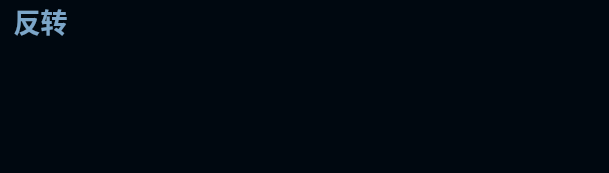
<?xml version="1.0" encoding="UTF-8"?>
<ui version="4.0">
 <class>HpSebiao</class>
 <widget class="QWidget" name="HpSebiao">
  <property name="geometry">
   <rect>
    <x>0</x>
    <y>0</y>
    <width>609</width>
    <height>173</height>
   </rect>
  </property>
  <property name="windowTitle">
   <string>Form</string>
  </property>
  <property name="styleSheet">
   <string notr="true">background-color: rgb(0, 8, 16);</string>
  </property>
  <widget class="QFrame" name="frame_2">
   <property name="geometry">
    <rect>
     <x>0</x>
     <y>40</y>
     <width>609</width>
     <height>133</height>
    </rect>
   </property>
   <property name="styleSheet">
    <string notr="true">background-image:url(:/res/res/sebiao_bg.png);</string>
   </property>
   <property name="frameShape">
    <enum>QFrame::NoFrame</enum>
   </property>
   <property name="frameShadow">
    <enum>QFrame::Raised</enum>
   </property>
   <widget class="QToolButton" name="toolButton_sb01">
    <property name="geometry">
     <rect>
      <x>0</x>
      <y>0</y>
      <width>65</width>
      <height>65</height>
     </rect>
    </property>
    <property name="styleSheet">
     <string notr="true">QToolButton {
border-image:url(:/res/res/sebiao01_n.png);
}  

QToolButton:checked{
border-image:url(:/res/res/sebiao01_s.png);
}</string>
    </property>
    <property name="text">
     <string/>
    </property>
    <property name="checkable">
     <bool>true</bool>
    </property>
    <property name="autoRaise">
     <bool>true</bool>
    </property>
    <attribute name="buttonGroup">
     <string notr="true">buttonGroup</string>
    </attribute>
   </widget>
   <widget class="QToolButton" name="toolButton_sb12">
    <property name="geometry">
     <rect>
      <x>68</x>
      <y>0</y>
      <width>65</width>
      <height>65</height>
     </rect>
    </property>
    <property name="styleSheet">
     <string notr="true">QToolButton {
border-image:url(:/res/res/sebiao02_n.png);
}  

QToolButton:checked{
border-image:url(:/res/res/sebiao02_s.png);
}</string>
    </property>
    <property name="text">
     <string/>
    </property>
    <property name="checkable">
     <bool>true</bool>
    </property>
    <property name="autoRaise">
     <bool>true</bool>
    </property>
    <attribute name="buttonGroup">
     <string notr="true">buttonGroup</string>
    </attribute>
   </widget>
   <widget class="QToolButton" name="toolButton_sb11">
    <property name="geometry">
     <rect>
      <x>136</x>
      <y>0</y>
      <width>65</width>
      <height>65</height>
     </rect>
    </property>
    <property name="styleSheet">
     <string notr="true">QToolButton {
border-image:url(:/res/res/sebiao03_n.png);
}  

QToolButton:checked{
border-image:url(:/res/res/sebiao03_s.png);
}</string>
    </property>
    <property name="text">
     <string/>
    </property>
    <property name="checkable">
     <bool>true</bool>
    </property>
    <property name="autoRaise">
     <bool>true</bool>
    </property>
    <attribute name="buttonGroup">
     <string notr="true">buttonGroup</string>
    </attribute>
   </widget>
   <widget class="QToolButton" name="toolButton_sb10">
    <property name="geometry">
     <rect>
      <x>204</x>
      <y>0</y>
      <width>65</width>
      <height>65</height>
     </rect>
    </property>
    <property name="styleSheet">
     <string notr="true">QToolButton {
border-image:url(:/res/res/sebiao04_n.png);
}  

QToolButton:checked{
border-image:url(:/res/res/sebiao04_s.png);
}</string>
    </property>
    <property name="text">
     <string/>
    </property>
    <property name="checkable">
     <bool>true</bool>
    </property>
    <property name="autoRaise">
     <bool>true</bool>
    </property>
    <attribute name="buttonGroup">
     <string notr="true">buttonGroup</string>
    </attribute>
   </widget>
   <widget class="QToolButton" name="toolButton_sb09">
    <property name="geometry">
     <rect>
      <x>272</x>
      <y>0</y>
      <width>65</width>
      <height>65</height>
     </rect>
    </property>
    <property name="styleSheet">
     <string notr="true">QToolButton {
border-image:url(:/res/res/sebiao05_n.png);
}  

QToolButton:checked{
border-image:url(:/res/res/sebiao05_s.png);
}</string>
    </property>
    <property name="text">
     <string/>
    </property>
    <property name="checkable">
     <bool>true</bool>
    </property>
    <property name="autoRaise">
     <bool>true</bool>
    </property>
    <attribute name="buttonGroup">
     <string notr="true">buttonGroup</string>
    </attribute>
   </widget>
   <widget class="QToolButton" name="toolButton_sb08">
    <property name="geometry">
     <rect>
      <x>340</x>
      <y>0</y>
      <width>65</width>
      <height>65</height>
     </rect>
    </property>
    <property name="styleSheet">
     <string notr="true">QToolButton {
border-image:url(:/res/res/sebiao06_n.png);
}  

QToolButton:checked{
border-image:url(:/res/res/sebiao06_s.png);
}</string>
    </property>
    <property name="text">
     <string/>
    </property>
    <property name="checkable">
     <bool>true</bool>
    </property>
    <property name="autoRaise">
     <bool>true</bool>
    </property>
    <attribute name="buttonGroup">
     <string notr="true">buttonGroup</string>
    </attribute>
   </widget>
   <widget class="QToolButton" name="toolButton_sb07">
    <property name="geometry">
     <rect>
      <x>408</x>
      <y>0</y>
      <width>65</width>
      <height>65</height>
     </rect>
    </property>
    <property name="styleSheet">
     <string notr="true">QToolButton {
border-image:url(:/res/res/sebiao07_n.png);
}  

QToolButton:checked{
border-image:url(:/res/res/sebiao07_s.png);
}</string>
    </property>
    <property name="text">
     <string/>
    </property>
    <property name="checkable">
     <bool>true</bool>
    </property>
    <property name="autoRaise">
     <bool>true</bool>
    </property>
    <attribute name="buttonGroup">
     <string notr="true">buttonGroup</string>
    </attribute>
   </widget>
   <widget class="QToolButton" name="toolButton_sb06">
    <property name="geometry">
     <rect>
      <x>476</x>
      <y>0</y>
      <width>65</width>
      <height>65</height>
     </rect>
    </property>
    <property name="styleSheet">
     <string notr="true">QToolButton {
border-image:url(:/res/res/sebiao08_n.png);
}  

QToolButton:checked{
border-image:url(:/res/res/sebiao08_s.png);
}</string>
    </property>
    <property name="text">
     <string/>
    </property>
    <property name="checkable">
     <bool>true</bool>
    </property>
    <property name="autoRaise">
     <bool>true</bool>
    </property>
    <attribute name="buttonGroup">
     <string notr="true">buttonGroup</string>
    </attribute>
   </widget>
   <widget class="QToolButton" name="toolButton_sb05">
    <property name="geometry">
     <rect>
      <x>544</x>
      <y>0</y>
      <width>65</width>
      <height>65</height>
     </rect>
    </property>
    <property name="styleSheet">
     <string notr="true">QToolButton {
border-image:url(:/res/res/sebiao09_n.png);
}  

QToolButton:checked{
border-image:url(:/res/res/sebiao09_s.png);
}</string>
    </property>
    <property name="text">
     <string/>
    </property>
    <property name="checkable">
     <bool>true</bool>
    </property>
    <property name="autoRaise">
     <bool>true</bool>
    </property>
    <attribute name="buttonGroup">
     <string notr="true">buttonGroup</string>
    </attribute>
   </widget>
   <widget class="QToolButton" name="toolButton_sb04">
    <property name="geometry">
     <rect>
      <x>0</x>
      <y>68</y>
      <width>65</width>
      <height>65</height>
     </rect>
    </property>
    <property name="styleSheet">
     <string notr="true">QToolButton {
border-image:url(:/res/res/sebiao10_n.png);
}  

QToolButton:checked{
border-image:url(:/res/res/sebiao10_s.png);
}</string>
    </property>
    <property name="text">
     <string/>
    </property>
    <property name="checkable">
     <bool>true</bool>
    </property>
    <property name="autoRaise">
     <bool>true</bool>
    </property>
    <attribute name="buttonGroup">
     <string notr="true">buttonGroup</string>
    </attribute>
   </widget>
   <widget class="QToolButton" name="toolButton_sb03">
    <property name="geometry">
     <rect>
      <x>68</x>
      <y>68</y>
      <width>65</width>
      <height>65</height>
     </rect>
    </property>
    <property name="styleSheet">
     <string notr="true">QToolButton {
border-image:url(:/res/res/sebiao11_n.png);
}  

QToolButton:checked{
border-image:url(:/res/res/sebiao11_s.png);
}</string>
    </property>
    <property name="text">
     <string/>
    </property>
    <property name="checkable">
     <bool>true</bool>
    </property>
    <property name="autoRaise">
     <bool>true</bool>
    </property>
    <attribute name="buttonGroup">
     <string notr="true">buttonGroup</string>
    </attribute>
   </widget>
   <widget class="QToolButton" name="toolButton_sb02">
    <property name="geometry">
     <rect>
      <x>136</x>
      <y>68</y>
      <width>65</width>
      <height>65</height>
     </rect>
    </property>
    <property name="styleSheet">
     <string notr="true">QToolButton {
border-image:url(:/res/res/sebiao12_n.png);
}  

QToolButton:checked{
border-image:url(:/res/res/sebiao12_s.png);
}</string>
    </property>
    <property name="text">
     <string/>
    </property>
    <property name="checkable">
     <bool>true</bool>
    </property>
    <property name="autoRaise">
     <bool>true</bool>
    </property>
    <attribute name="buttonGroup">
     <string notr="true">buttonGroup</string>
    </attribute>
   </widget>
   <widget class="QToolButton" name="toolButton_sb13">
    <property name="geometry">
     <rect>
      <x>204</x>
      <y>68</y>
      <width>65</width>
      <height>65</height>
     </rect>
    </property>
    <property name="styleSheet">
     <string notr="true">QToolButton {
	border-image: url(:/res/res/sebiao13_n.png);
}  

QToolButton:checked{
	border-image: url(:/res/res/sebiao13_s.png);
}</string>
    </property>
    <property name="text">
     <string/>
    </property>
    <property name="checkable">
     <bool>true</bool>
    </property>
    <property name="autoRaise">
     <bool>true</bool>
    </property>
    <attribute name="buttonGroup">
     <string notr="true">buttonGroup</string>
    </attribute>
   </widget>
   <widget class="QToolButton" name="toolButton_sb14">
    <property name="geometry">
     <rect>
      <x>272</x>
      <y>68</y>
      <width>65</width>
      <height>65</height>
     </rect>
    </property>
    <property name="styleSheet">
     <string notr="true">QToolButton {
border-image:url(:/res/res/sebiao14_n.png);
}  

QToolButton:checked{
border-image:url(:/res/res/sebiao14_s.png);
}</string>
    </property>
    <property name="text">
     <string/>
    </property>
    <property name="checkable">
     <bool>true</bool>
    </property>
    <property name="autoRaise">
     <bool>true</bool>
    </property>
    <attribute name="buttonGroup">
     <string notr="true">buttonGroup</string>
    </attribute>
   </widget>
   <widget class="QToolButton" name="toolButton_sb15">
    <property name="geometry">
     <rect>
      <x>340</x>
      <y>68</y>
      <width>65</width>
      <height>65</height>
     </rect>
    </property>
    <property name="styleSheet">
     <string notr="true">QToolButton {
border-image:url(:/res/res/sebiao15_n.png);
}  

QToolButton:checked{
border-image:url(:/res/res/sebiao15_s.png);
}</string>
    </property>
    <property name="text">
     <string/>
    </property>
    <property name="checkable">
     <bool>true</bool>
    </property>
    <property name="autoRaise">
     <bool>true</bool>
    </property>
    <attribute name="buttonGroup">
     <string notr="true">buttonGroup</string>
    </attribute>
   </widget>
   <widget class="QToolButton" name="toolButton_sb16">
    <property name="geometry">
     <rect>
      <x>408</x>
      <y>68</y>
      <width>65</width>
      <height>65</height>
     </rect>
    </property>
    <property name="styleSheet">
     <string notr="true">QToolButton {
border-image:url(:/res/res/sebiao16_n.png);
}  

QToolButton:checked{
border-image:url(:/res/res/sebiao16_s.png);
}</string>
    </property>
    <property name="text">
     <string/>
    </property>
    <property name="checkable">
     <bool>true</bool>
    </property>
    <property name="autoRaise">
     <bool>true</bool>
    </property>
    <attribute name="buttonGroup">
     <string notr="true">buttonGroup</string>
    </attribute>
   </widget>
   <widget class="QToolButton" name="toolButton_sb17">
    <property name="geometry">
     <rect>
      <x>476</x>
      <y>68</y>
      <width>65</width>
      <height>65</height>
     </rect>
    </property>
    <property name="styleSheet">
     <string notr="true">QToolButton {
border-image:url(:/res/res/sebiao17_n.png);
}  

QToolButton:checked{
border-image:url(:/res/res/sebiao17_s.png);
}</string>
    </property>
    <property name="text">
     <string/>
    </property>
    <property name="checkable">
     <bool>true</bool>
    </property>
    <property name="autoRaise">
     <bool>true</bool>
    </property>
    <attribute name="buttonGroup">
     <string notr="true">buttonGroup</string>
    </attribute>
   </widget>
  </widget>
  <widget class="QCheckBox" name="checkBox_reverse">
   <property name="enabled">
    <bool>true</bool>
   </property>
   <property name="geometry">
    <rect>
     <x>90</x>
     <y>0</y>
     <width>70</width>
     <height>41</height>
    </rect>
   </property>
   <property name="font">
    <font>
     <pointsize>17</pointsize>
    </font>
   </property>
   <property name="focusPolicy">
    <enum>Qt::NoFocus</enum>
   </property>
   <property name="styleSheet">
    <string notr="true">QCheckBox{
background:transparent;
}
QCheckBox::indicator:unchecked {
    image: url(:/res/res/switch_off.png);
}

QCheckBox::indicator:checked {
     image: url(:/res/res/switch_on.png);
}


</string>
   </property>
   <property name="text">
    <string/>
   </property>
  </widget>
  <widget class="QLabel" name="label">
   <property name="geometry">
    <rect>
     <x>0</x>
     <y>0</y>
     <width>81</width>
     <height>41</height>
    </rect>
   </property>
   <property name="font">
    <font>
     <family>Microsoft JhengHei UI</family>
     <pointsize>20</pointsize>
     <weight>75</weight>
     <bold>true</bold>
    </font>
   </property>
   <property name="styleSheet">
    <string notr="true">background:transparent;
color:#7CA6C9;</string>
   </property>
   <property name="text">
    <string>反转</string>
   </property>
   <property name="alignment">
    <set>Qt::AlignCenter</set>
   </property>
  </widget>
 </widget>
 <resources/>
 <connections/>
 <buttongroups>
  <buttongroup name="buttonGroup"/>
 </buttongroups>
</ui>
